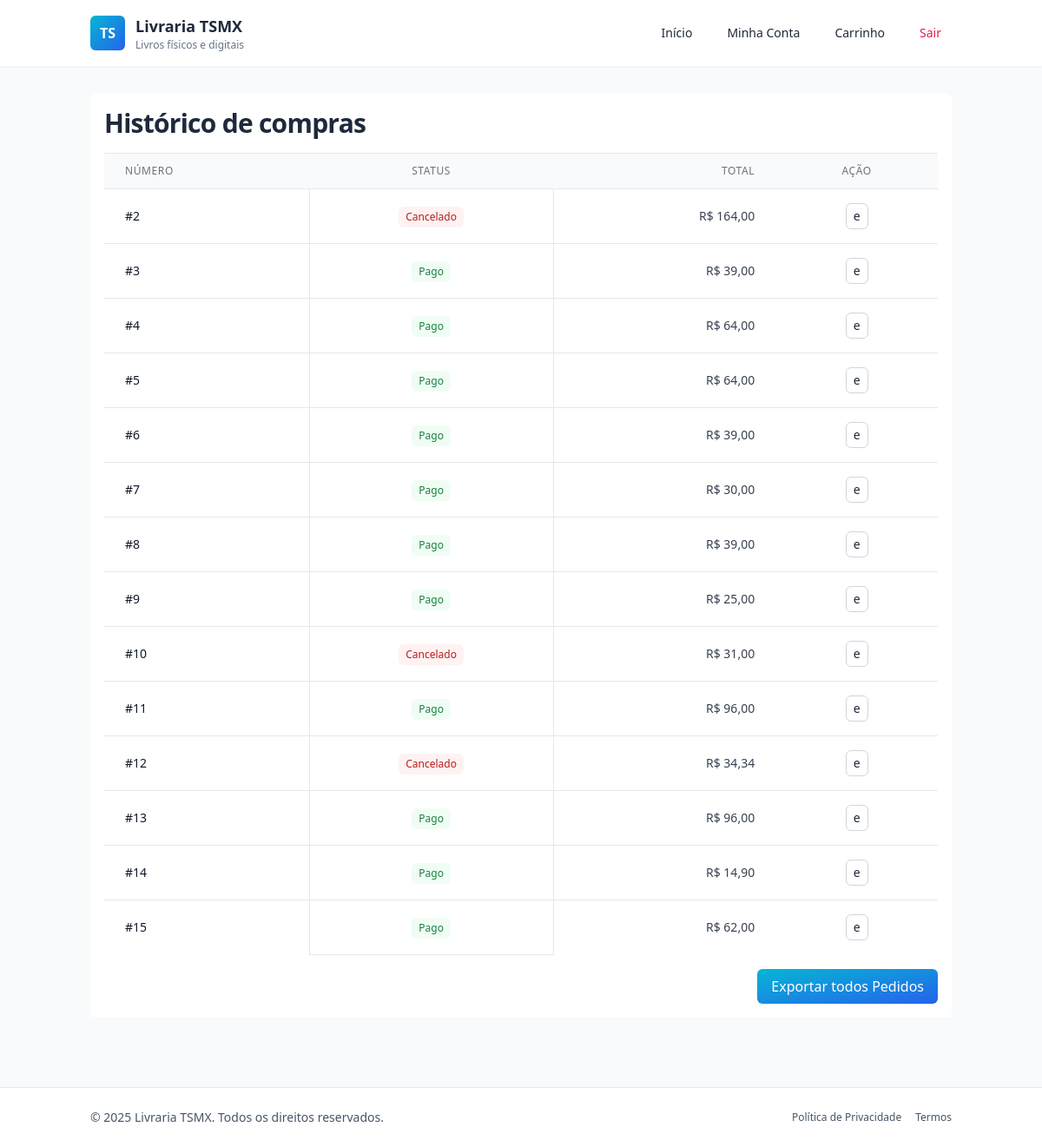
/conta/minha/ (signed in), run on the app's committed database.
### apps/pedido/models.py (models this page shows)
class Pedido(models.Model):
    ENUM_STATUS = [(1,'Pendente'), (2,'Pago'), (3,'Cancelado')]
    id_usuario = models.ForeignKey(Usuario, on_delete=models.CASCADE, related_name='pedido_usuario')
    status = models.IntegerField(choices=ENUM_STATUS, default=1)
    valor_total = models.DecimalField(max_digits=10, decimal_places=2)
    data_cadastro = models.DateTimeField(auto_now_add=True)

### apps/conta/views.py (the view)
# urls.py: path('minha/', views.minha_conta, name="minha_conta"),
@login_required(login_url="/conta/login/")
def minha_conta(req):
    pedidos = Pedido.objects.filter(id_usuario=req.user.id)
    return render(req, "minha_conta.html", {'pedidos': pedidos})

### apps/conta/templates/minha_conta.html (shortened to what this page needs)
{% extends 'base.html' %}
{% block content %}
    <section class="bg-white rounded-md p-4">
        <h2 class="text-2xl/7 font-bold text-slate-800 sm:truncate sm:text-3xl sm:tracking-tight mb-4">Histórico de compras</h2 >
        <hr>
            {% if pedidos %}
            <div class="overflow-x-auto">
                <table class="min-w-full divide-y divide-gray-200 table-auto">
                    <thead class="bg-gray-50">
                        <tr>
                            <th class="px-6 py-3 text-left text-xs font-medium text-gray-500 uppercase tracking-wider">Número</th>
                            <th class="px-6 py-3 text-center text-xs font-medium text-gray-500 uppercase tracking-wider">Status</th>
                            <th class="px-6 py-3 text-right text-xs font-medium text-gray-500 uppercase tracking-wider">Total</th>
                            <th class="px-6 py-3 text-center text-xs font-medium text-gray-500 uppercase tracking-wider">Ação</th>
                        </tr>
                    </thead>
                    <tbody class="bg-white divide-y divide-gray-200">
                        {% for item in pedidos %}
                            <tr class="hover:bg-gray-50">
                                <td class="px-6 py-4 max-w-[28rem] whitespace-nowrap text-sm text-gray-900">
                                    <div class="truncate" title="#{{ item.id }}">#{{ item.id}}</div>
                                </td>
                                <td class="px-6 py-4 whitespace-nowrap text-center border">
                                    <span class="inline-flex items-center rounded-md px-2 py-1 text-xs font-medium inset-ring " data-status-tag="{{ item.status }}">{{item.get_status_display}}</span>
                                </td>
                                <td class="px-6 py-4 whitespace-nowrap text-right text-sm text-gray-700">
                                    R$ {{ item.valor_total|floatformat:2 }}
                                </td>
                                <td class="px-6 py-4 whitespace-nowrap text-center">
                                    <div class="inline-flex items-center gap-2">
                                        <button title="Exportar" class="btn-exportar inline-flex items-center justify-center px-2 py-1 border border-gray-300 rounded-md text-sm hover:bg-gray-100 " data-id="{{item.id }}">e</button>
                                    </div>
                                </td>
                            </tr>
                        {% empty %}
                            <tr>
                                <td colspan="4" class="px-6 py-4 text-center text-sm text-gray-500">Seu carrinho está vazio.</td>
                            </tr>
                        {% endfor %}
                    </tbody>
                </table>
            </div>
            <div class="mt-4 flex justify-end">
                <button class="btn-exportar inline-flex items-center px-4 py-2 rounded-md bg-gradient-to-br from-cyan-500 to-blue-600  text-white font-medium hover:bg-cyan-700 transition">
                    Exportar todos Pedidos
                </button>
            </div>
        {% else %}
            <p class="mt-8">Nenhum pedido feito.</p>
        {% endif %}
    </section>
{% endblock %}

### templates/base.html (shortened to what this page needs)
<!DOCTYPE html>
<html lang="pt-br">
<head>
    <script src="https://cdn.tailwindcss.com"></script>
</head>
<body class="min-h-screen bg-slate-50 text-slate-800">
    <header class="bg-white shadow-sm">
        <div class="container mx-auto px-4">
            <nav class="flex items-center justify-between gap-4 py-4">
                <a href="{% url 'catalogo' %}" class="flex items-center gap-3">
                    <div class="w-10 h-10 rounded-md bg-gradient-to-br from-cyan-500 to-blue-600 flex items-center justify-center text-white font-bold">TS</div>
                    <div class="hidden sm:block">
                        <h1 class="text-lg font-semibold">Livraria TSMX</h1>
                        <p class="text-xs text-slate-500">Livros físicos e digitais</p>
                    </div>
                </a>
                <ul class="hidden md:flex items-center gap-4 text-sm">
                    <li><a class="px-3 py-2 rounded hover:bg-slate-100 transition" href="{% url 'catalogo' %}">Início</a></li>
                    <li><a class="px-3 py-2 rounded hover:bg-slate-100 transition" href="{% url 'minha_conta' %}">Minha Conta</a></li>
                    <li><a class="px-3 py-2 rounded hover:bg-slate-100 transition" href="{% url 'carrinho' %}">Carrinho</a></li>
                    {% if user.is_authenticated %}
                        <li><a class="px-3 py-2 rounded text-rose-600 hover:bg-rose-50 transition" href="{% url 'sair_da_conta' %}">Sair</a></li>
                    {% endif %}
                </ul>
            </nav>
        </div>
    </header>
    <main class="container mx-auto px-4 py-8">
        {% block content %}
        {% endblock %}
    </main>
    <footer class="bg-white border-t mt-12">
        <div class="container mx-auto px-4 py-6 text-sm text-slate-600 flex flex-col md:flex-row items-center justify-between gap-4">
            <p>&copy; 2025 Livraria TSMX. Todos os direitos reservados.</p>
            <div class="flex items-center gap-4 text-xs">
                <a class="hover:underline" href="#">Política de Privacidade</a>
                <a class="hover:underline" href="#">Termos</a>
            </div>
        </div>
    </footer>
</body>
</html>

### data on the page
Pedido: id "2", status "Cancelado", valor_total "164,00"
Pedido: id "3", status "Pago", valor_total "39,00"
Pedido: id "4", status "Pago", valor_total "64,00"
Pedido: id "5", status "Pago", valor_total "64,00"
Pedido: id "6", status "Pago", valor_total "39,00"
Pedido: id "7", status "Pago", valor_total "30,00"
Pedido: id "8", status "Pago", valor_total "39,00"
Pedido: id "9", status "Pago", valor_total "25,00"
Pedido: id "10", status "Cancelado", valor_total "31,00"
Pedido: id "11", status "Pago", valor_total "96,00"
Pedido: id "12", status "Cancelado", valor_total "34,34"
Pedido: id "13", status "Pago", valor_total "96,00"
Pedido: id "14", status "Pago", valor_total "14,90"
Pedido: id "15", status "Pago", valor_total "62,00"
